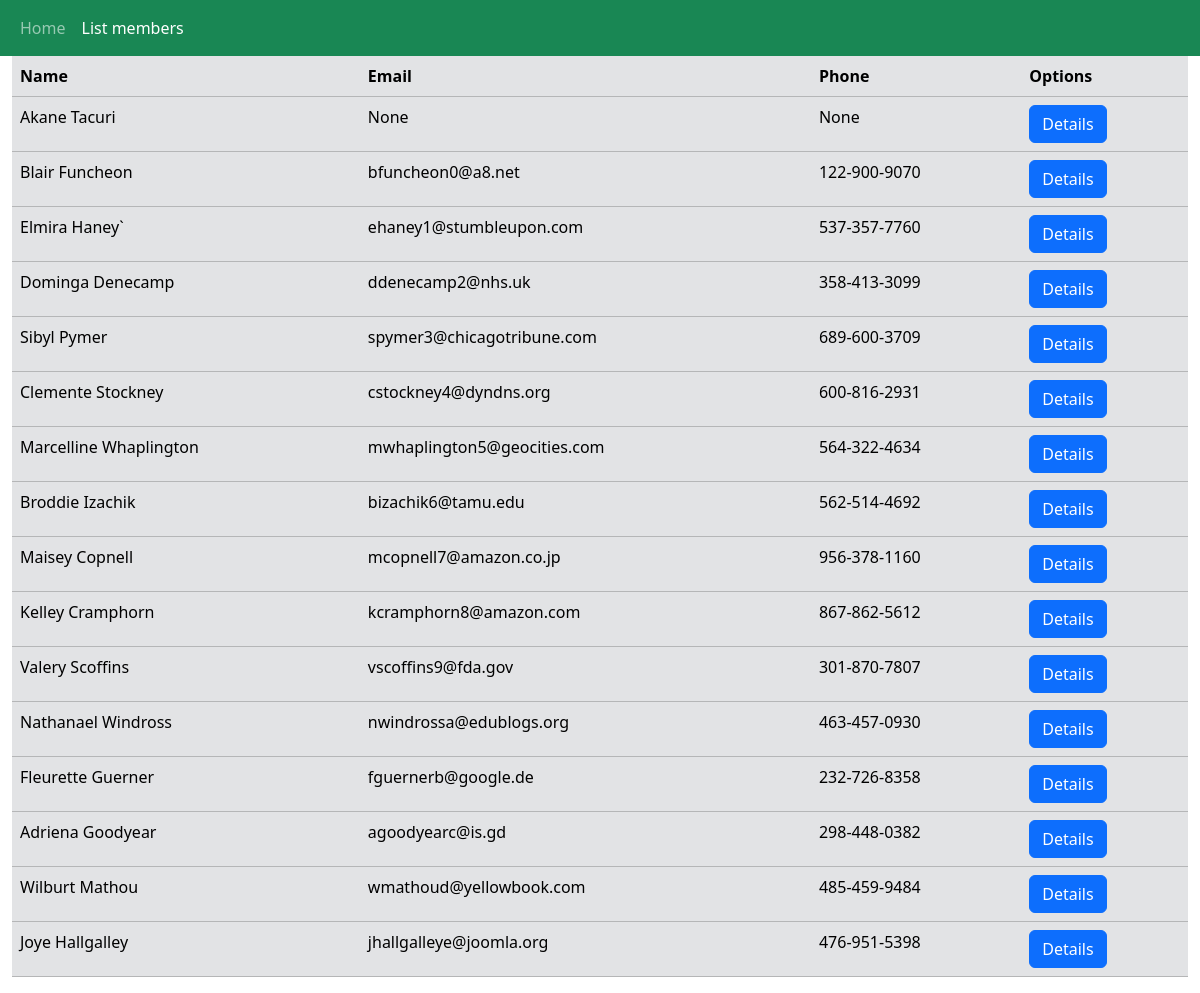
The page /members/ on the database its author committed.
### members/models.py (models this page shows, shortened)
class Member(models.Model):
    fname = models.CharField(max_length=255, verbose_name="Firstname")
    lname = models.CharField(max_length=255, verbose_name="Lastname")
    email = models.CharField(null=True)
    phone = models.CharField(max_length=12, null=True)
    join_date = models.DateField(null=True,auto_now_add=True)

### members/views.py (the view)
# urls.py: path('members/',views.list_members,name='members'),
def list_members(request):
    template = loader.get_template("list_members.html")
    members = Member.objects.all().values()
    context ={
        "members":members
    }
    return HttpResponse(template.render(context,request))

### members/templates/list_members.html (shortened to what this page needs)
{% extends "master.html" %}
{% block content %}
<div class="row justify-content-start align-items-start g-2">
    <div class="col">
        <div class="table-responsive">
            <table class="table table-secondary">
                <thead>
                    <tr>
                        <th scope="col">Name</th>
                        <th scope="col">Email</th>
                        <th scope="col">Phone</th>
                        <th scope="col">Options</th>
                    </tr>
                </thead>
                <tbody>
                    {% for member in members %}
                    <tr>
                        <td>{{member.fname}} {{member.lname}}</td>
                        <td>{{member.email}}</td>
                        <td>{{member.phone}}</td>
                        <td><a class="btn btn-primary" href="details/{{member.id}}" role="button">Details</a>
                        </td>
                    </tr>
                    {% endfor %}
                </tbody>
            </table>
        </div>
    </div>
</div>
{% endblock content %}

### members/templates/master.html (shortened to what this page needs)
<!doctype html>
<html lang="en">
    <head>
        <link
            href="https://cdn.jsdelivr.net/npm/bootstrap@5.3.2/dist/css/bootstrap.min.css"
            rel="stylesheet"
        />
    </head>
    <body>
        <header>
            <nav class="navbar navbar-expand-sm navbar-dark bg-success">
                <div class="container-fluid">
                    <div class="collapse navbar-collapse" id="collapsibleNavId">
                        <ul class="navbar-nav me-auto mt-2 mt-lg-0">
                            <li class="nav-item">
                                <a class="nav-link {% if request.path == '/' %}active{% endif %}" href="/">Home</a>
                            </li>
                            <li class="nav-item">
                                <a class="nav-link {% if request.path == '/members/' %}active{% endif %}" href="/members">List members</a>
                            </li>
                        </ul>
                    </div>
                </div>
            </nav>
        </header>
        <main>
            <div class="container-fluid">
                {% block content %}{% endblock content %}
            </div>
        </main>
    </body>
</html>

### rows shown on the page
Member: fname "Akane", lname "Tacuri", email "None", phone "None"
Member: fname "Blair", lname "Funcheon", email "bfuncheon0@a8.net", phone "122-900-9070"
Member: fname "Elmira", lname "Haney`", email "ehaney1@stumbleupon.com", phone "537-357-7760"
Member: fname "Dominga", lname "Denecamp", email "ddenecamp2@nhs.uk", phone "358-413-3099"
Member: fname "Sibyl", lname "Pymer", email "spymer3@chicagotribune.com", phone "689-600-3709"
Member: fname "Clemente", lname "Stockney", email "cstockney4@dyndns.org", phone "600-816-2931"
Member: fname "Marcelline", lname "Whaplington", email "mwhaplington5@geocities.com", phone "564-322-4634"
Member: fname "Broddie", lname "Izachik", email "bizachik6@tamu.edu", phone "562-514-4692"
Member: fname "Maisey", lname "Copnell", email "mcopnell7@amazon.co.jp", phone "956-378-1160"
Member: fname "Kelley", lname "Cramphorn", email "kcramphorn8@amazon.com", phone "867-862-5612"
Member: fname "Valery", lname "Scoffins", email "vscoffins9@fda.gov", phone "301-870-7807"
Member: fname "Nathanael", lname "Windross", email "nwindrossa@edublogs.org", phone "463-457-0930"
Member: fname "Fleurette", lname "Guerner", email "fguernerb@google.de", phone "232-726-8358"
Member: fname "Adriena", lname "Goodyear", email "agoodyearc@is.gd", phone "298-448-0382"
Member: fname "Wilburt", lname "Mathou", email "wmathoud@yellowbook.com", phone "485-459-9484"
Member: fname "Joye", lname "Hallgalley", email "jhallgalleye@joomla.org", phone "476-951-5398"
